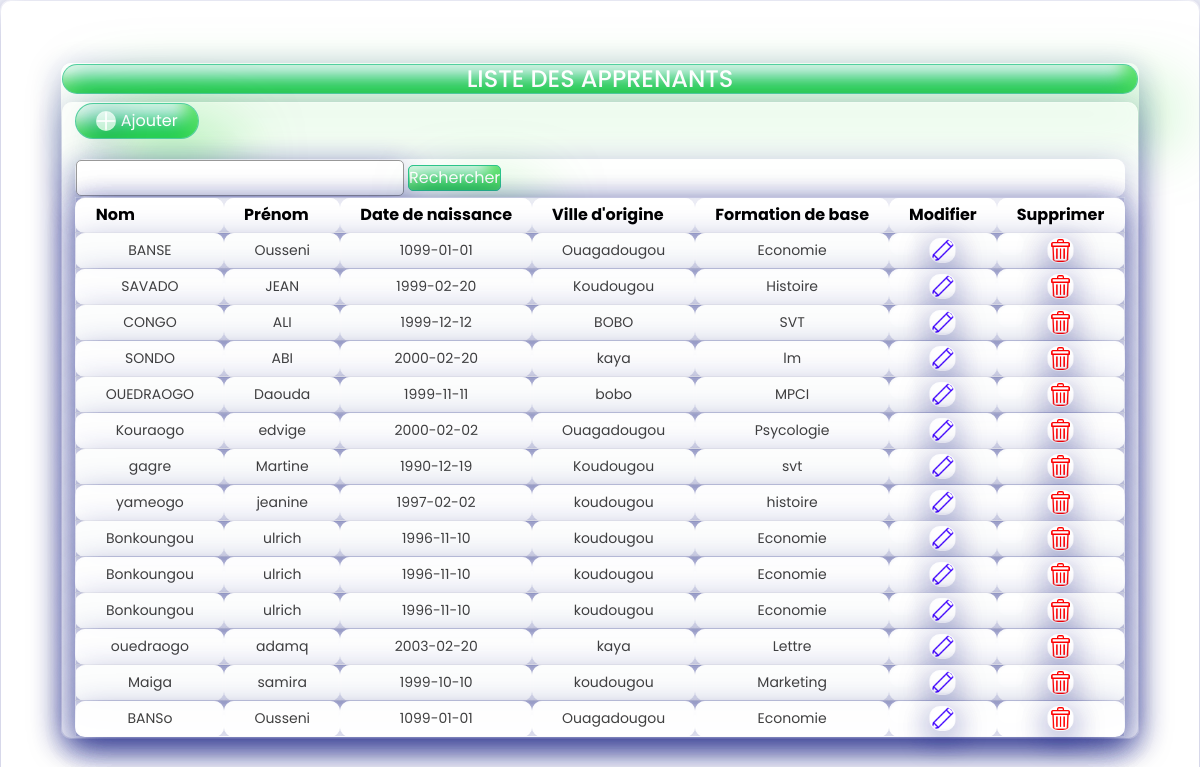
Screenshot of /verifier.php with the database file from the repository.
### tables this page shows
CREATE TABLE `employe` (
  `id` int UNSIGNED NOT NULL,
  `nom` varchar(30) NOT NULL,
  `prenom` varchar(30) NOT NULL,
  `date_de_naissance` date DEFAULT NULL,
  `ville` varchar(30) NOT NULL,
  `formation` varchar(30) NOT NULL,
  `reg_date` timestamp NULL DEFAULT CURRENT_TIMESTAMP ON UPDATE CURRENT_TIMESTAMP
);

### verifier.php (the view, shortened to what this page needs)
<!DOCTYPE html>
<html lang="en">
<head>
    <link rel="stylesheet" href="formStyle.css">
    <link rel="stylesheet" href="styleCss/style.css">
    <link href="https://cdn.jsdelivr.net/npm/bootstrap@5.3.0/dist/css/bootstrap.min.css" rel="stylesheet"
>
</head>
<body>
    <section class="background arrierPlan">
    <h4>LISTE DES APPRENANTS</h4>
        <div class="container">
            <a href="ajoute.php" class="Btn_add"><img src="images/plus.png">Ajouter</a>
            <form action="rechercher.php" method="POST">
                <input class="rech" type="text" name="search">
                <button type="submit">Rechercher</button>
            </form>
            <table>
                <tr class="liste" id="items">
                    <th>Nom</th>
                    <th>Prénom</th>
                    <th>Date de naissance</th>
                    <th>Ville d'origine</th>
                    <th>Formation de base</th>
                    <th>Modifier</th>
                    <th>Supprimer</th>
                </tr>
                <?php
                include_once "connexion.php";
                $sql = "SELECT * FROM employe";
                $resultat = $conn->query($sql);
                if ($resultat->rowCount() == 0) {
                    echo "Il n'y a pas encore d'apprenant ajouté !";
                } else {
                    while ($row = $resultat->fetch(PDO::FETCH_ASSOC)) {
                        ?>
                        <tr>
                            <td>
                                <?= $row['nom'] ?>
                            </td>
                            <td>
                                <?= $row['prenom'] ?>
                            </td>
                            <td>
                                <?= $row['date_de_naissance'] ?>
                            </td>
                            <td>
                                <?= $row["ville"] ?>
                            </td>
                            <td>
                                <?= $row['formation'] ?>
                            </td>
                            <td><a href="modifier.php?id=<?= $row['id'] ?>"><img src="images/pen.png"></a></td>
                            <td><a href="supprimer.php?id=<?= $row['id'] ?>"><img src="images/trash.png"></a></td>
                        </tr>
                        <?php
                    }
                }
                ?>
            </table>
        </div>
    </section>
</body>
</html>

### formStyle.css (style rules this page uses)
* { margin: 0; padding: 0; box-sizing: border-box; font-family: "Poppins", sans-serif; border-radius: 12px; border: 1px solid rgba(209, 213, 219, 0.3); background: rgba(255, 255, 255, 0.7); box-shadow: 0 8px 32px 0 rgba(31, 38, 135, 0.37); backdrop-filter: blur(1.5px); -webkit-backdrop-filter: blur(1.5px); border-radius: 10px; border: 1px solid rgba(255, 255, 255, 0.18); }
body { background-image: url("https://images.unsplash.com/photo-1519681393784-d120267933ba?ixid=MnwxMjA3fDB8MHxwaG90by1wYWdlfHx8fGVufDB8fHx8&ixlib=rb-1.2.1&auto=format&fit=crop&w=1124&q=100"); }
.arrierPlan h4 { text-align: center; color: white; }
.arrierPlan div form input { background-color: white; border-radius: 5px; }
.arrierPlan div form button { background-color: #2bc48a; border-radius: 5px; border-color: #2bc48a; color: white; }
.liste th { color: black; font-weight: bold; }
body { display: flex; align-items: center; justify-content: center; min-height: 100vh; }
.Btn_add { width: fit-content; margin-bottom: 20px; padding: 5px 20px; color: #fff; display: flex; align-items: center; text-align: 0; border-radius: 6px; text-decoration: 0; }
.Btn_add img { margin-right: 5px; height: 20px; }
.arrierPlan h4, .Btn_add, form button, form rech { backdrop-filter: blur(10px); background-color: #2bc48a; border-radius: 50px; box-shadow: 35px 35px 68px 0px rgba(2, 208, 18, 0.5), inset -12px -12px 16px 0px rgba(2, 208, 18, 0.6), inset 0px 11px 28px 0px rgb(255, 255, 255); }
table { border-collapse: collapse; color: #404040; }
th { font-size: 16px; border-bottom: 3px solid #ffcb61; padding: 5px 20px; font-weight: 500; }
td { font-weight: 400; padding: 5px 30px; font-size: 14px; text-align: center; }
img { height: 25px; }
tr:nth-child(2n) { background-color: #f6f8f8; }
tr:nth-child(2n) td { border-bottom: 1px solid #e0e0e0; border-top: 1px solid #e0e0e0; }
input { padding: 5px; border: 1px solid #999; outline: 0; margin-top: 2px; }

### styleCss/style.css (style rules this page uses)
* { margin: 0; padding: 0; }
* { margin: 0; padding: 0; box-sizing: border-box; font-family: "Poppins", sans-serif; border-radius: 12px; border: 1px solid rgba(209, 213, 219, 0.3); background: rgba(255, 255, 255, 0.7); box-shadow: 0 8px 32px 0 rgba(31, 38, 135, 0.37); backdrop-filter: blur(1.5px); -webkit-backdrop-filter: blur(1.5px); border-radius: 10px; border: 1px solid rgba(255, 255, 255, 0.18); }
body { background-image: url("https://images.unsplash.com/photo-1519681393784-d120267933ba?ixid=MnwxMjA3fDB8MHxwaG90by1wYWdlfHx8fGVufDB8fHx8&ixlib=rb-1.2.1&auto=format&fit=crop&w=1124&q=100"); }
input { padding: 5px; border: 1px solid #999; outline: 0; margin-top: 2px; }

### rows the page displays
employe: nom "BANSE", prenom "Ousseni", date_de_naissance "1099-01-01", ville "Ouagadougou", formation "Economie"
employe: nom "SAVADO", prenom "JEAN", date_de_naissance "1999-02-20", ville "Koudougou", formation "Histoire"
employe: nom "CONGO", prenom "ALI", date_de_naissance "1999-12-12", ville "BOBO", formation "SVT"
employe: nom "SONDO", prenom "ABI", date_de_naissance "2000-02-20", ville "kaya", formation "lm"
employe: nom "OUEDRAOGO", prenom "Daouda", date_de_naissance "1999-11-11", ville "bobo", formation "MPCI"
employe: nom "Kouraogo", prenom "edvige", date_de_naissance "2000-02-02", ville "Ouagadougou", formation "Psycologie"
employe: nom "gagre", prenom "Martine", date_de_naissance "1990-12-19", ville "Koudougou", formation "svt"
employe: nom "yameogo", prenom "jeanine", date_de_naissance "1997-02-02", ville "koudougou", formation "histoire"
employe: nom "Bonkoungou", prenom "ulrich", date_de_naissance "1996-11-10", ville "koudougou", formation "Economie"
employe: nom "Bonkoungou", prenom "ulrich", date_de_naissance "1996-11-10", ville "koudougou", formation "Economie"
employe: nom "Bonkoungou", prenom "ulrich", date_de_naissance "1996-11-10", ville "koudougou", formation "Economie"
employe: nom "ouedraogo", prenom "adamq", date_de_naissance "2003-02-20", ville "kaya", formation "Lettre"
employe: nom "Maiga", prenom "samira", date_de_naissance "1999-10-10", ville "koudougou", formation "Marketing"
employe: nom "BANSo", prenom "Ousseni", date_de_naissance "1099-01-01", ville "Ouagadougou", formation "Economie"
